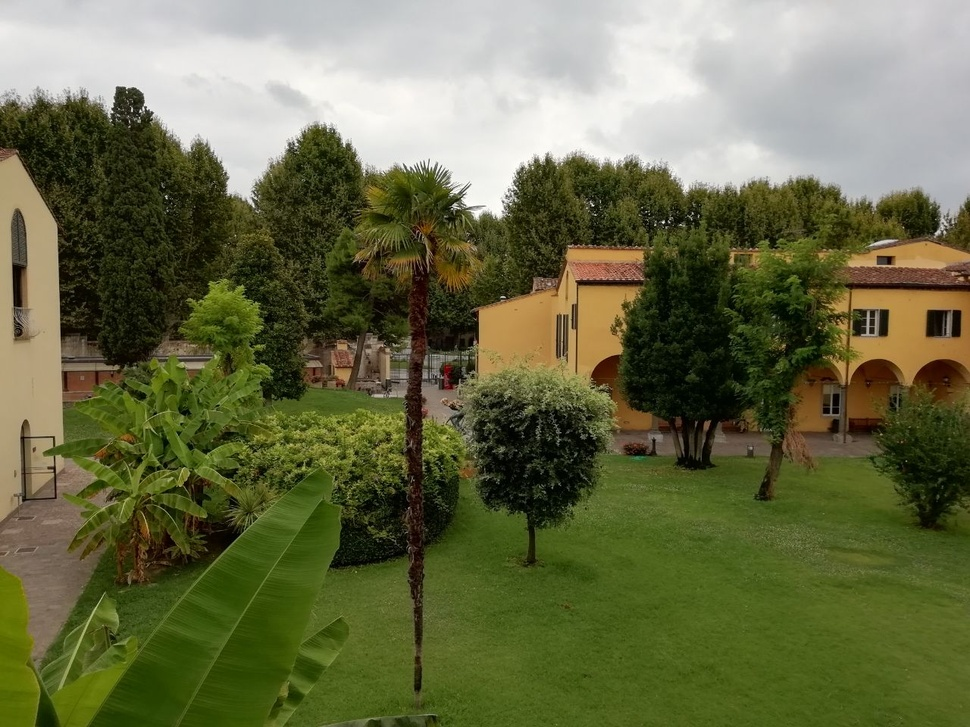
#> input picture resources/Scuola.jfif, 970 x 727 px, shrunk from 1280 x 960 before the run, given in place of the camera
$ python videocapture_test.py
#> lines starting #> are read from the running program, lines starting #| are printed output that depends on the picture; after the words box and inside, x2 and y2 are one past the last pixel; in counts of white or black regions, pixels touching at a corner belong together
import cv2
import numpy as np
cap = cv2.VideoCapture(0)

if not cap.isOpened():
    print('Error opening camera')
    exit(1)

cnt = 0
while True:
    ret, frame = cap.read()
#> frame is the input picture: shape (727, 970, 3); mean B, G, R 72.3, 108.6, 105.3
    if not ret:
        break
    cnt += 1
    frame_hsv = cv2.cvtColor(frame, cv2.COLOR_BGR2HSV)
#> frame_hsv: shape (727, 970, 3); mean H, S, V 38.7, 133.8, 112.8
    if cnt < 20:
        frame0 = frame
    mask = cv2.inRange(frame_hsv[:, :, 0], 90, 150)
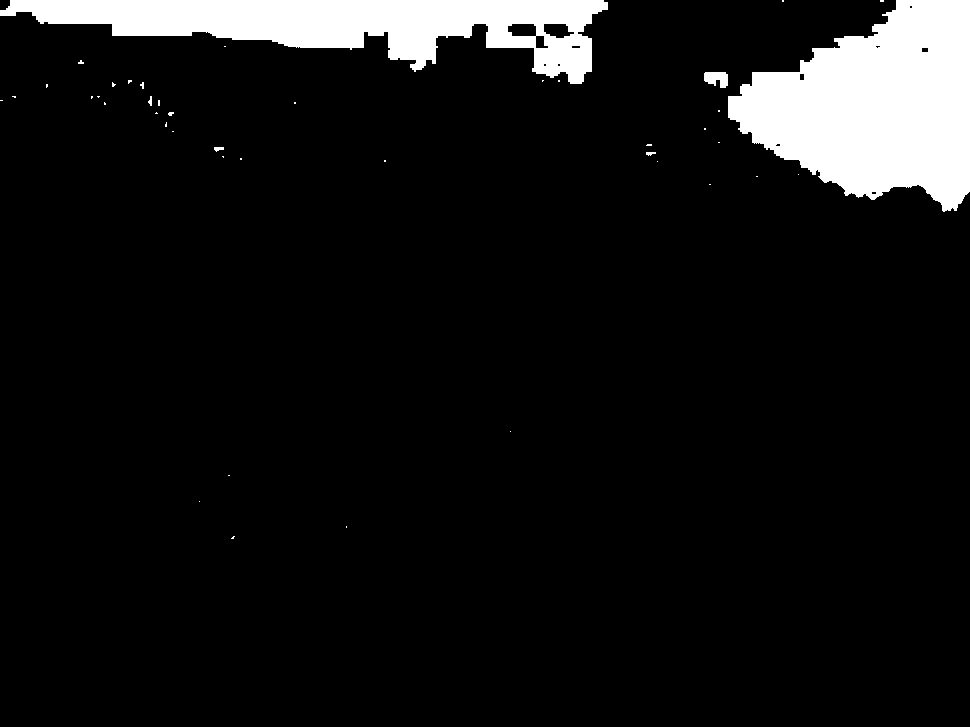
#> mask: shape (727, 970); 8.2% white; 43 white regions (37 under 20 px), largest, box (x1, y1, x2, y2) and area: (728, 0, 970, 212) 33461, (0, 0, 608, 84) 24030, (704, 72, 728, 88) 290, (214, 147, 224, 152) 35, (646, 152, 656, 156) 28, (148, 96, 152, 106) 26

    if frame0 is not None:
        masked_frame = cv2.bitwise_and(frame, frame, None, 255-mask)
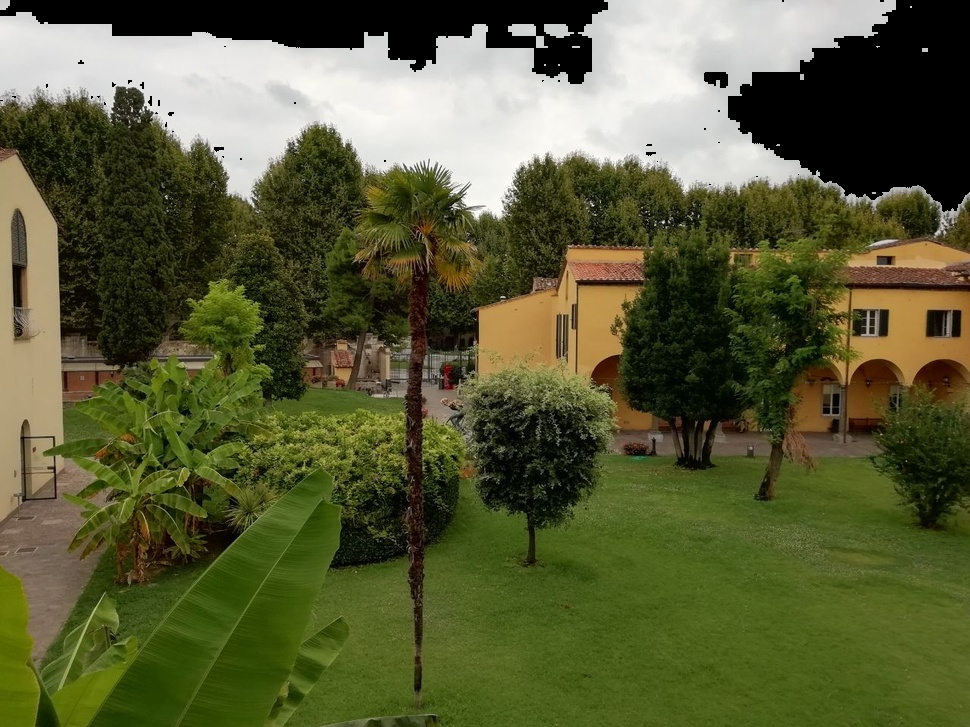
#> masked_frame: shape (727, 970, 3); mean B, G, R 56, 92.4, 89.3
        masked_frame0 = cv2.bitwise_and(frame0, frame0, None, mask)
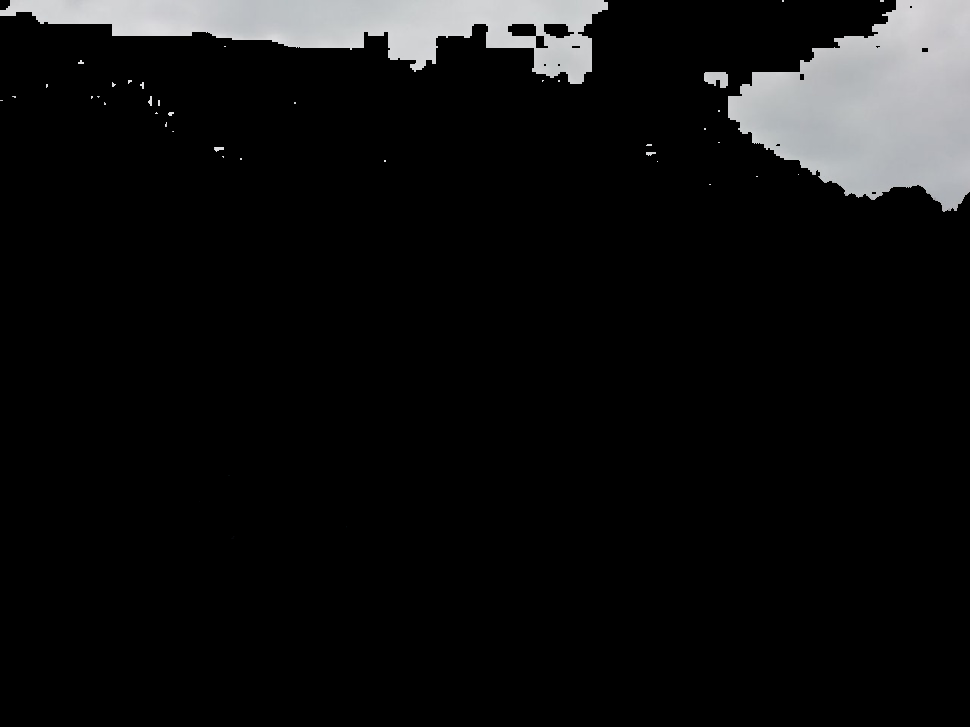
#> masked_frame0: shape (727, 970, 3); mean B, G, R 16.4, 16.1, 16
        frame_final = cv2.add(masked_frame, masked_frame0)
        cv2.imshow('webcam', frame_final)

    key = cv2.waitKey(1) & 0xff
#> (key q is pressed here)
    if key == ord('q'):
        break

$ run again, on resources/sfondo.jpg
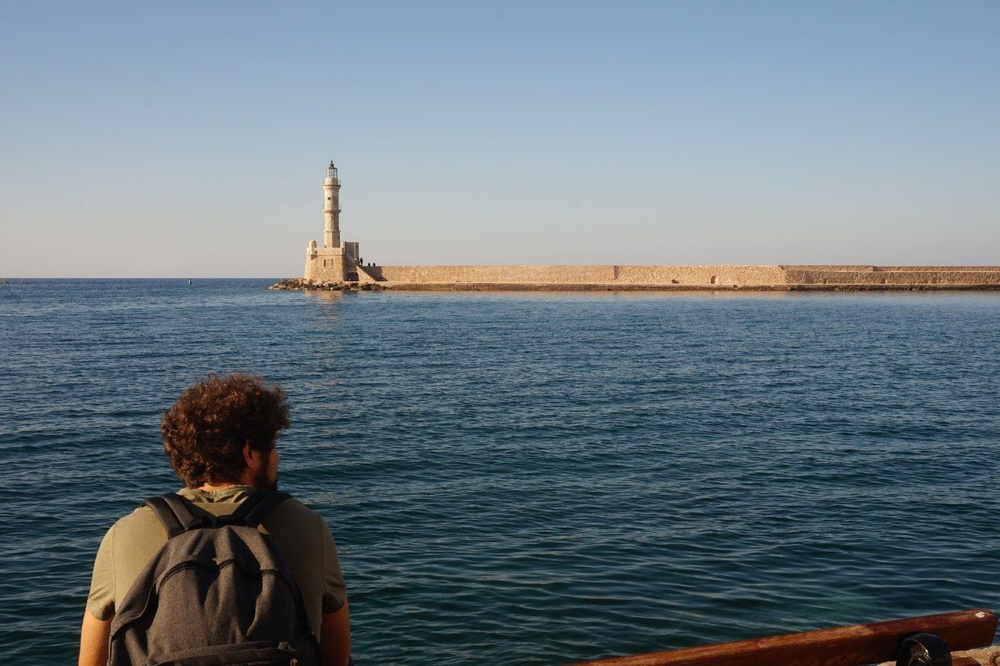
#> input picture resources/sfondo.jpg, 1000 x 666 px, shrunk from 1280 x 852 before the run, given in place of the camera
#> frame is the input picture: shape (666, 1000, 3); mean B, G, R 127.7, 119.5, 106.8
#> frame_hsv: shape (666, 1000, 3); mean H, S, V 85.4, 78.3, 133.8
#> `mask = cv2.inRange(frame_hsv[:, :, 0], 90, 150)`:
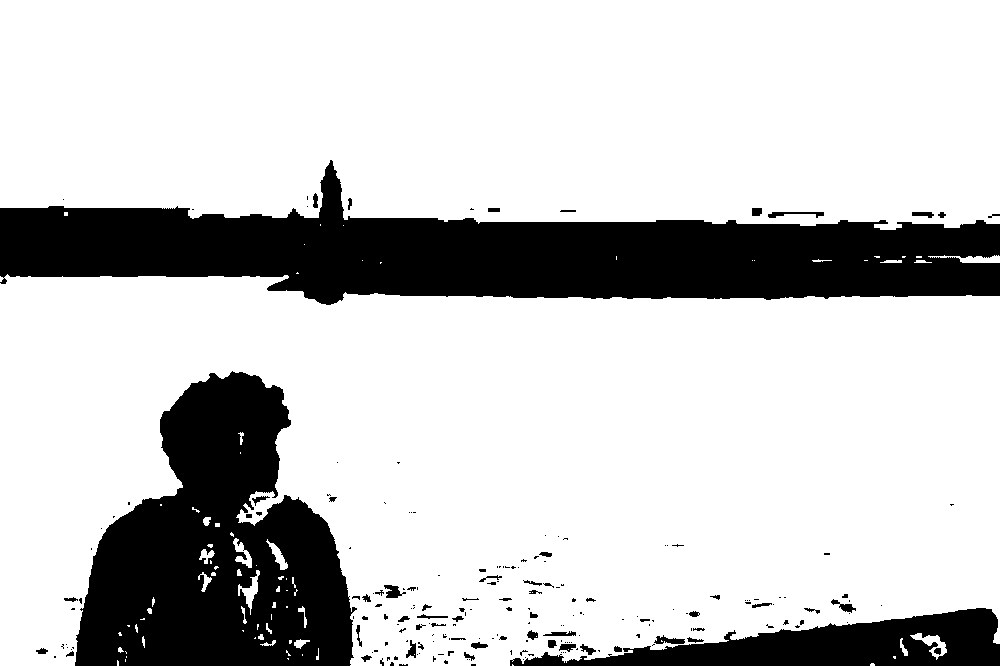
#> mask: shape (666, 1000); 78.5% white; 206 black regions (143 under 20 px), largest, box (x1, y1, x2, y2) and area: (0, 160, 1000, 305) 73385, (75, 371, 357, 666) 51810, (510, 608, 1000, 666) 14236
#> `masked_frame0 = cv2.bitwise_and(frame0, frame0, None, mask)`:
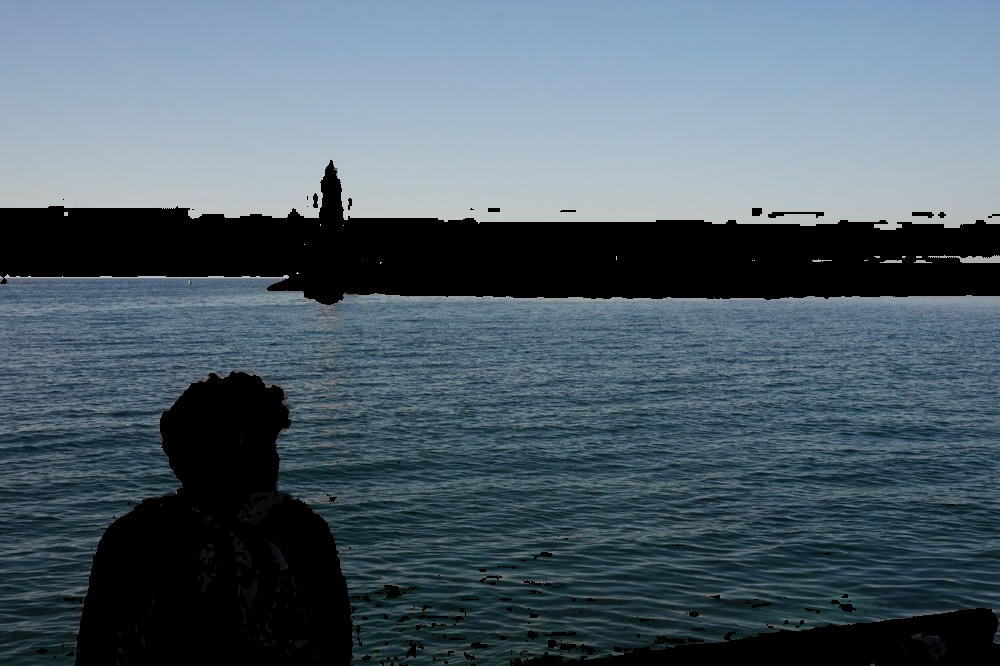
#> masked_frame0: shape (666, 1000, 3); mean B, G, R 106.6, 95.6, 79.7
